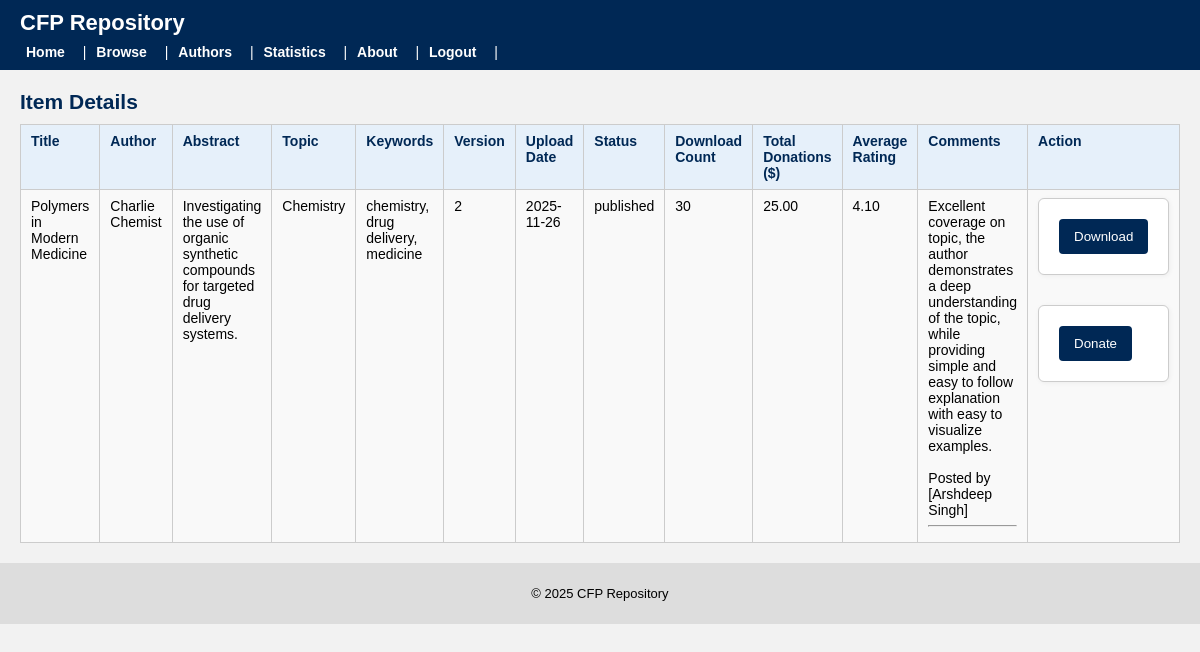
Screenshot of /item.php?text_id=5 (signed in) with the database file from the repository.
### tables this page shows
CREATE TABLE `text` (
  `text_id` int(11) NOT NULL,
  `author_orcid` varchar(20) DEFAULT NULL,
  `title` varchar(255) NOT NULL,
  `abstract` text DEFAULT NULL,
  `topic` varchar(100) DEFAULT NULL,
  `version` int(11) NOT NULL DEFAULT 1,
  `upload_date` date NOT NULL,
  `status` enum('draft','under_review','published','archived') DEFAULT 'draft',
  `download_count` int(11) DEFAULT NULL,
  `total_donations` decimal(10,2) DEFAULT NULL,
  `avg_rating` decimal(3,2) DEFAULT NULL
);

CREATE TABLE `member` (
  `member_id` int(11) NOT NULL,
  `name` varchar(100) NOT NULL,
  `organization` varchar(100) NOT NULL,
  `primary_email` varchar(100) NOT NULL,
  `recovery_email` varchar(100) DEFAULT NULL,
  `password_hash` varchar(255) NOT NULL,
  `pseudonym` varchar(50) NOT NULL,
  `verification_matrix` varchar(255) DEFAULT NULL,
  `matrix_expiry_date` date DEFAULT NULL,
  `join_date` date NOT NULL,
  `status` enum('active','suspended','blacklisted') DEFAULT 'active',
  `download_limit` int(11) DEFAULT NULL,
  `street` varchar(100) DEFAULT NULL,
  `city` varchar(50) DEFAULT NULL,
  `state` varchar(50) DEFAULT NULL,
  `country` varchar(50) DEFAULT NULL,
  `postal_code` varchar(20) DEFAULT NULL,
  `introduced_by` int(11) DEFAULT NULL
);

### item.php (the view, shortened to what this page needs)
<?php
require 'db.php';
include 'header.php';
$text_id = (int) $_GET['text_id'];
$sql_text_details = "SELECT * FROM text WHERE text_id = $text_id";
$result_text_details = mysqli_query($conn, $sql_text_details);
if(isset($_SESSION['member_id'])) {
    if ($result_text_details) {
        if (mysqli_num_rows($result_text_details) > 0) {
            echo '
            <h2>Item Details</h2>
                <table border="1">
                    <tr>
                        <th>Title</th>
                        <th>Author</th>
                        <th>Abstract</th>
                        <th>Topic</th>
                        <th>Keywords</th>
                        <th>Version</th>
                        <th>Upload Date</th>
                        <th>Status</th>
                        <th>Download Count</th>
                        <th>Total Donations ($)</th>
                        <th>Average Rating</th>
                        <th>Comments</th>
                        <th>Action</th>
                    </tr>
            ';
            while ($row = mysqli_fetch_assoc($result_text_details)) {
                $keywords = array();
                $text_id = (int)$row['text_id'];
                $author_name = "-";
                if (!empty($row['author_orcid'])) {
                    $author_orcid_sql = mysqli_real_escape_string($conn, $row['author_orcid']);
                    $sql_author_name = "
                        SELECT m.name
                        FROM author a
                        JOIN member m
                            ON a.member_id = m.member_id
                        WHERE a.orcid = '$author_orcid_sql'
                        LIMIT 1
                    ";
                    $result_author_name = mysqli_query($conn, $sql_author_name);
                    if ($result_author_name && mysqli_num_rows($result_author_name) > 0) {
                        $row_author_name = mysqli_fetch_assoc($result_author_name);
                        $author_name = $row_author_name['name'];
                    }
                }
                $sql_text_keywords = "SELECT keyword
                                    FROM text_keyword
                                    WHERE text_id = $text_id";
                $result_text_keywords = mysqli_query($conn, $sql_text_keywords);
                while ($row_kw = mysqli_fetch_assoc($result_text_keywords)) {
                    $keywords[] = $row_kw['keyword'];
                }
                $comments = array();
                $sql_text_comments = "SELECT comment_id, member_id, content
                                    FROM comment
                                    WHERE text_id = $text_id";
                $result_text_comments = mysqli_query($conn, $sql_text_comments);
                while ($row_comments = mysqli_fetch_assoc($result_text_comments)) {
                    $comment = $row_comments['content'];
                    $sql_member_name = "SELECT name
                                        FROM member
                                        WHERE member_id = " . (int)$row_comments['member_id'];
                    $result_member_name = mysqli_query($conn, $sql_member_name);
                    $row_member_name = mysqli_fetch_assoc($result_member_name);
                    $member_name = $row_member_name['name'];
                    $comments[]    = $comment . "\n\n" . "Posted by [$member_name]";
                }
                $keywords_string = implode(", ", $keywords);
                echo '
                    <tr>
                        <td>' . htmlspecialchars($row['title']) . '</td>
                        <td>' . htmlspecialchars($author_name) . '</td>
                        <td>' . htmlspecialchars($row['abstract']) . '</td>
                        <td>' . htmlspecialchars($row['topic']) . '</td>
                        <td>' . htmlspecialchars($keywords_string) . '</td>
                        <td>' . htmlspecialchars($row['version']) . '</td>
                        <td>' . htmlspecialchars($row['upload_date']) . '</td>
                        <td>' . htmlspecialchars($row['status']) . '</td>
                        <td>' . htmlspecialchars($row['download_count']) . '</td>
                        <td>' . htmlspecialchars($row['total_donations']) . '</td>
                        <td>' . htmlspecialchars($row['avg_rating']) . '</td>
                        <td>';
                        for ($i = 0; $i < count($comments); $i++) {
                            echo nl2br(htmlspecialchars($comments[$i])) . '<br>';
                            echo '<hr>';
                        }
                        echo   '</td>
                        <td>
                            <form method="post" action="download.php">
                                <input type="hidden" name="text_id" value="'. $row['text_id'] . '">
                                <button type="submit" name="download">Download</button>
                            </form>
                            <form method="post" action="donate.php">
                                <input type="hidden" name="text_id" value="'. htmlspecialchars($row['text_id']) . '">
                                <button type="submit" name="donate">Donate</button>
                            </form>
                        ';
                        echo '
                        </td>
                    </tr>
                ';
            }
            echo '</table>';
        }
    }
} else {
    header("Location: login.php");
    exit;
}
?>
<?php include 'footer.php'; ?>

### css/style.css (style rules this page uses)
:root { --primary: #002855; --secondary: #f2f2f2; --accent: #005fa3; --danger: #b30000; }
body { font-family: Arial, Helvetica, sans-serif; font-size: 14px; margin: 0; padding: 0 20px; background-color: var(--secondary); }
h2, h3, h4 { margin-top: 20px; margin-bottom: 10px; color: var(--primary); }
table { border-collapse: collapse; width: 100%; margin: 10px 0 20px 0; background-color: #ffffff; }
th, td { border: 1px solid #cccccc; padding: 8px 10px; text-align: left; vertical-align: top; }
th { background-color: #e6f0fa; font-weight: bold; color: var(--primary); }
tr:nth-child(even) { background-color: #f9f9f9; }
form { max-width: 400px; padding: 20px; background-color: white; border: 1px solid #ccc; border-radius: 6px; box-shadow: 1px 1px 5px rgba(0,0,0,0.05); margin-bottom: 30px; }
button[type="submit"] { background-color: var(--primary); color: white; padding: 10px 15px; border: none; border-radius: 4px; cursor: pointer; }
table { border-collapse: collapse; width: 80%; max-width: 900px; margin: 10px auto 20px; background-color: #ffffff; }

### rows the page displays
text: title "Polymers in Modern Medicine", member.name "Charlie Chemist", abstract "Investigating the use of organic synthetic compounds for targeted drug delivery systems.", topic "Chemistry", keywords_string "chemistry, drug delivery, medicine", version "2", upload_date "2025-11-26", status "published", download_count "30", total_donations "25.00", avg_rating "4.10", i "Excellent coverage on topic, the author demonstrates a deep understanding of the topic, while providing simple and easy to follow explanation with easy to visualize examples. Posted by [Arshdeep Singh]"
